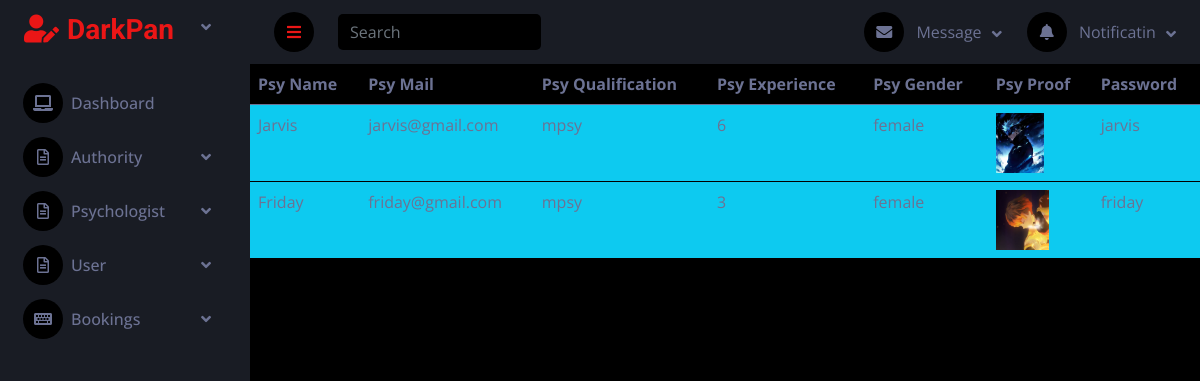
The app's page /pa with its own data.
### psyapp/models.py (models this page shows)
class pregdb(models.Model):
    pname=models.CharField(max_length=30)
    pmail=models.EmailField()
    pqual=models.CharField(max_length=30,default='')
    pexp=models.IntegerField(default=0)
    pgen=models.CharField(max_length=30,default='')
    pprf=models.ImageField(upload_to='pregimgs',default='null.jpg')
    ppsw=models.TextField()
    status=models.IntegerField(default=0)

### adminapp/views.py (the view)
# urls.py: path('pa',views.pa,name='pa'),
def pa(request):
    con=pregdb.objects.filter(status=1)
    cont={
        'inf':con
    }
    return render(request,'paprd.html',cont)

### adminapp/templates/paprd.html
{% extends 'aindx.html' %}
{% block cnt %}
<div class="card-block table-border-style">
    <div class="table-responsive">
        <table class="table table-inverse">
            <thead>
                <tr>
                    <th>Psy Name</th>
                    <th>Psy Mail</th>
                    <th>Psy Qualification</th>
                    <th>Psy Experience</th>
                    <th>Psy Gender</th>
                    <th>Psy Proof</th>
                    <th>Password</th>
                </tr>
            </thead>
            <tbody>
                {% for i in inf %}
                <tr class="bg-info">
                    <td>{{i.pname}}</td>
                    <td>{{i.pmail}}</td>
                    <td>{{i.pqual}}</td>
                    <td>{{i.pexp}}</td>
                    <td>{{i.pgen}}</td>
                    <td><img src='{{i.pprf.url}}' height='60px' width="auto"></td>
                    <td>{{i.ppsw}}</td>
                </tr>
                {% endfor %}
            </tbody>
        </table>
    </div>
</div>
{% endblock %}

### adminapp/static/css/style.css (style rules this page uses)
:root { --primary: #EB1616; --secondary: #191C24; --light: #6C7293; --dark: #000000; }

### records on screen
pregdb: pname "Jarvis", pmail "jarvis@gmail.com", pqual "mpsy", pexp "6", pgen "female", pprf (picture), ppsw "jarvis"
pregdb: pname "Friday", pmail "friday@gmail.com", pqual "mpsy", pexp "3", pgen "female", pprf (picture), ppsw "friday"
